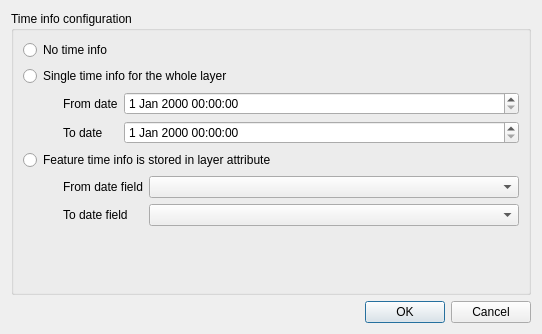
<?xml version="1.0" encoding="UTF-8"?>
<ui version="4.0">
 <class>TimeInfoDialog</class>
 <widget class="QDialog" name="TimeInfoDialog">
  <property name="geometry">
   <rect>
    <x>0</x>
    <y>0</y>
    <width>542</width>
    <height>334</height>
   </rect>
  </property>
  <property name="windowTitle">
   <string>Time info</string>
  </property>
  <layout class="QVBoxLayout" name="verticalLayout">
   <item>
    <widget class="QGroupBox" name="groupBox">
     <property name="title">
      <string>Time info configuration</string>
     </property>
     <layout class="QVBoxLayout" name="verticalLayout_2">
      <item>
       <widget class="QRadioButton" name="radioButtonNoTimeInfo">
        <property name="text">
         <string>No time info</string>
        </property>
        <attribute name="buttonGroup">
         <string notr="true">buttonGroup</string>
        </attribute>
       </widget>
      </item>
      <item>
       <widget class="QRadioButton" name="radioButtonLayerTimeInfo">
        <property name="text">
         <string>Single time info for the whole layer</string>
        </property>
        <attribute name="buttonGroup">
         <string notr="true">buttonGroup</string>
        </attribute>
       </widget>
      </item>
      <item>
       <layout class="QGridLayout" name="gridLayout">
        <item row="0" column="0">
         <spacer name="horizontalSpacer">
          <property name="orientation">
           <enum>Qt::Horizontal</enum>
          </property>
          <property name="sizeType">
           <enum>QSizePolicy::Fixed</enum>
          </property>
          <property name="sizeHint" stdset="0">
           <size>
            <width>40</width>
            <height>20</height>
           </size>
          </property>
         </spacer>
        </item>
        <item row="0" column="2">
         <widget class="QDateTimeEdit" name="fromDateTimeEdit"/>
        </item>
        <item row="0" column="1">
         <widget class="QLabel" name="label">
          <property name="sizePolicy">
           <sizepolicy hsizetype="Maximum" vsizetype="Preferred">
            <horstretch>0</horstretch>
            <verstretch>0</verstretch>
           </sizepolicy>
          </property>
          <property name="text">
           <string>From date</string>
          </property>
         </widget>
        </item>
        <item row="1" column="2">
         <widget class="QDateTimeEdit" name="toDateTimeEdit"/>
        </item>
        <item row="1" column="1">
         <widget class="QLabel" name="label_3">
          <property name="sizePolicy">
           <sizepolicy hsizetype="Maximum" vsizetype="Preferred">
            <horstretch>0</horstretch>
            <verstretch>0</verstretch>
           </sizepolicy>
          </property>
          <property name="text">
           <string>To date</string>
          </property>
         </widget>
        </item>
        <item row="1" column="0">
         <spacer name="horizontalSpacer_3">
          <property name="orientation">
           <enum>Qt::Horizontal</enum>
          </property>
          <property name="sizeType">
           <enum>QSizePolicy::Fixed</enum>
          </property>
          <property name="sizeHint" stdset="0">
           <size>
            <width>40</width>
            <height>20</height>
           </size>
          </property>
         </spacer>
        </item>
       </layout>
      </item>
      <item>
       <widget class="QRadioButton" name="radioButtonFeatureTimeInfo">
        <property name="text">
         <string>Feature time info is stored in layer attribute</string>
        </property>
        <attribute name="buttonGroup">
         <string notr="true">buttonGroup</string>
        </attribute>
       </widget>
      </item>
      <item>
       <layout class="QGridLayout" name="gridLayout_2">
        <item row="0" column="1">
         <widget class="QLabel" name="label_2">
          <property name="sizePolicy">
           <sizepolicy hsizetype="Maximum" vsizetype="Preferred">
            <horstretch>0</horstretch>
            <verstretch>0</verstretch>
           </sizepolicy>
          </property>
          <property name="text">
           <string>From date field</string>
          </property>
         </widget>
        </item>
        <item row="0" column="3">
         <widget class="QComboBox" name="fromDateAttributeComboBox"/>
        </item>
        <item row="0" column="0">
         <spacer name="horizontalSpacer_2">
          <property name="orientation">
           <enum>Qt::Horizontal</enum>
          </property>
          <property name="sizeType">
           <enum>QSizePolicy::Fixed</enum>
          </property>
          <property name="sizeHint" stdset="0">
           <size>
            <width>40</width>
            <height>20</height>
           </size>
          </property>
         </spacer>
        </item>
        <item row="1" column="3">
         <widget class="QComboBox" name="toDateAttributeComboBox"/>
        </item>
        <item row="1" column="1">
         <widget class="QLabel" name="label_4">
          <property name="sizePolicy">
           <sizepolicy hsizetype="Maximum" vsizetype="Preferred">
            <horstretch>0</horstretch>
            <verstretch>0</verstretch>
           </sizepolicy>
          </property>
          <property name="text">
           <string>To date field</string>
          </property>
         </widget>
        </item>
        <item row="1" column="0">
         <spacer name="horizontalSpacer_4">
          <property name="orientation">
           <enum>Qt::Horizontal</enum>
          </property>
          <property name="sizeType">
           <enum>QSizePolicy::Fixed</enum>
          </property>
          <property name="sizeHint" stdset="0">
           <size>
            <width>40</width>
            <height>20</height>
           </size>
          </property>
         </spacer>
        </item>
       </layout>
      </item>
      <item>
       <spacer name="verticalSpacer">
        <property name="orientation">
         <enum>Qt::Vertical</enum>
        </property>
        <property name="sizeHint" stdset="0">
         <size>
          <width>20</width>
          <height>40</height>
         </size>
        </property>
       </spacer>
      </item>
     </layout>
    </widget>
   </item>
   <item>
    <widget class="QDialogButtonBox" name="buttonBox">
     <property name="orientation">
      <enum>Qt::Horizontal</enum>
     </property>
     <property name="standardButtons">
      <set>QDialogButtonBox::Cancel|QDialogButtonBox::Ok</set>
     </property>
    </widget>
   </item>
  </layout>
 </widget>
 <resources/>
 <connections/>
 <buttongroups>
  <buttongroup name="buttonGroup"/>
 </buttongroups>
</ui>
